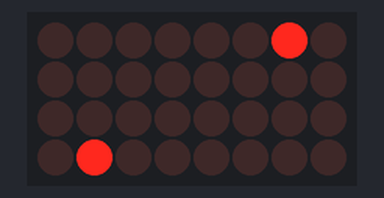
This sketch was run on a simulated Arduino Uno, built with avr-gcc and run on an emulated ATmega328P. Shown: 8×4 LED matrix. Wiring (inferred from the names in the program): LED matrix (orientation assumed): rows pin 8, pin 9, pin 10, pin 11; columns pin 7, pin 6, pin 5, pin 4, pin 3, pin 2, pin 1, pin 0.

Above: at 0.33 s.
At 5.04 s:
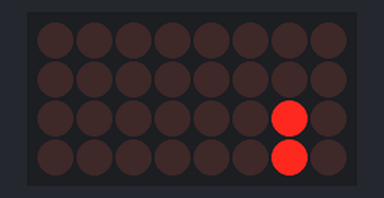
At 10.2 s:
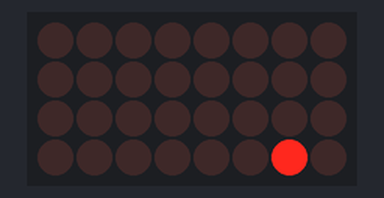
At 19.92 s:
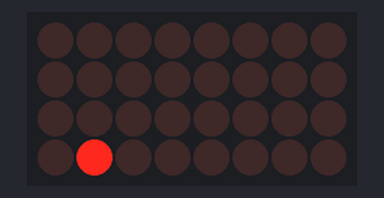
At 39.76 s:
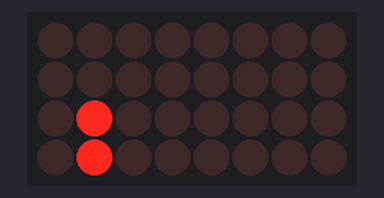

The sketch:

initials.ino
```cpp
int gnd[]={A1,A0,8,9,10,11,12,13};
int vcc[]={0,1,2,3,4,5,6,7};
int t=50;

//For name initials
// 1 represents turn led on in 8*8 matrix
int D[8][8]={
  {0,0,0,0,0,0,0,0},
  {0,1,1,1,1,1,0,0},
  {0,1,0,0,0,0,1,0},
  {0,1,0,0,0,0,1,0},
  {0,1,0,0,0,0,1,0},
  {0,1,0,0,0,0,1,0},
  {0,1,1,1,1,1,0,0},
  {0,0,0,0,0,0,0,0}
};


void reset(){
 for(int ca=0;ca<=7;ca++){
    digitalWrite(gnd[ca],HIGH);
  }

  for(int an=0;an<=7;an++){
    digitalWrite(vcc[an],LOW);
  }
  delay(t);
}

void setup()
{
  //Declare gnd pin
  for(int ca=0;ca<=7;ca++){
    pinMode(gnd[ca],OUTPUT);
  }
  for(int an=0;an<=7;an++){
    pinMode(vcc[an],OUTPUT);
  }

  reset();


}

void loop()
{
  //Name initial

  for(int an=0;an<8;an++){
    for(int cn=0;cn<8;cn++){
      if(D[an][cn]==1){
        digitalWrite(gnd[cn],LOW);
        digitalWrite(vcc[an],HIGH);
        delay(10);
      }
      digitalWrite(gnd[cn],HIGH);
      digitalWrite(vcc[an],LOW);
      delay(1);
    }

  }

}
```
